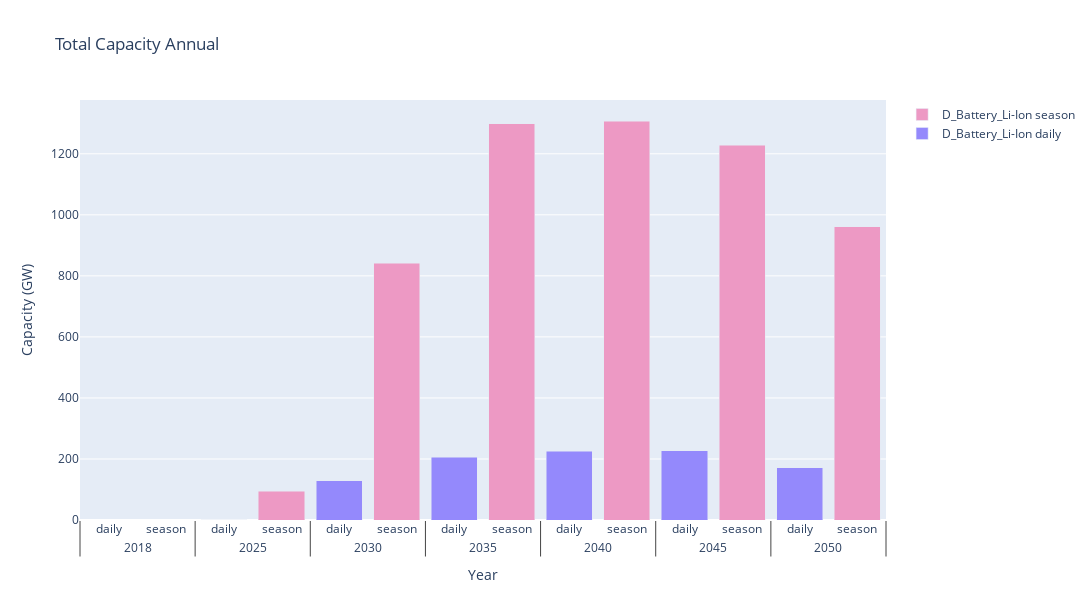

The notebook cell saved with this chart:
### Code cell
bar = BarFacilitator(sol_paths={"daily": DAILY_DATA, "season": SEASON_DATA}, type_of_data_to_read="TotalCapacityAnnual", 
                     x_grouping_columns=["Year", "Source"], legend_grouping_columns=["Technology", "Source"])

data = bar.get_relevant_data()

data.filter_by_list(column="Technology", identifier_list=["D_Battery_Li-Ion"])

if REGION == "ALL":
    data.aggreagate_all_by_sum(column_to_aggregate="Region", aggregated_entry_name=REGION, column_to_sum="Value")

data.filter_by_identifier(column="Region", identifier=REGION)

fig = bar.plot(bar.generate_traces(data))

fig.update_layout(
    title="Total Capacity Annual",
    xaxis_title="Year",
    yaxis_title="Capacity (GW)",
    width=1200,
    height=600
    )

fig.show()

### Figure 1 — Plotly figure (JSON) as saved in the notebook; plotly's stock layout.template omitted (floating-point values rounded to 4 significant figures)
{"data": [{"marker": {"color": "#9489fc"}, "name": "D_Battery_Li-Ion daily", "showlegend": true, "type": "bar", "x": [["2018", "2025", "2030", "2035", "2040", "2045", "2050"], ["daily", "daily", "daily", "daily", "daily", "daily", "daily"]], "y": [0, 1.411, 128.0, 205.7, 224.6, 227.4, 171.6]}, {"marker": {"color": "#ed99c4"}, "name": "D_Battery_Li-Ion season", "showlegend": true, "type": "bar", "x": [["2018", "2025", "2030", "2035", "2040", "2045", "2050"], ["season", "season", "season", "season", "season", "season", "season"]], "y": [0, 94.48, 841.2, 1299.0, 1308.0, 1228.0, 961.3]}], "layout": {"barmode": "stack", "height": 600, "title": {"text": "Total Capacity Annual"}, "width": 1200, "xaxis": {"title": {"text": "Year"}}, "yaxis": {"title": {"text": "Capacity (GW)"}}}}
